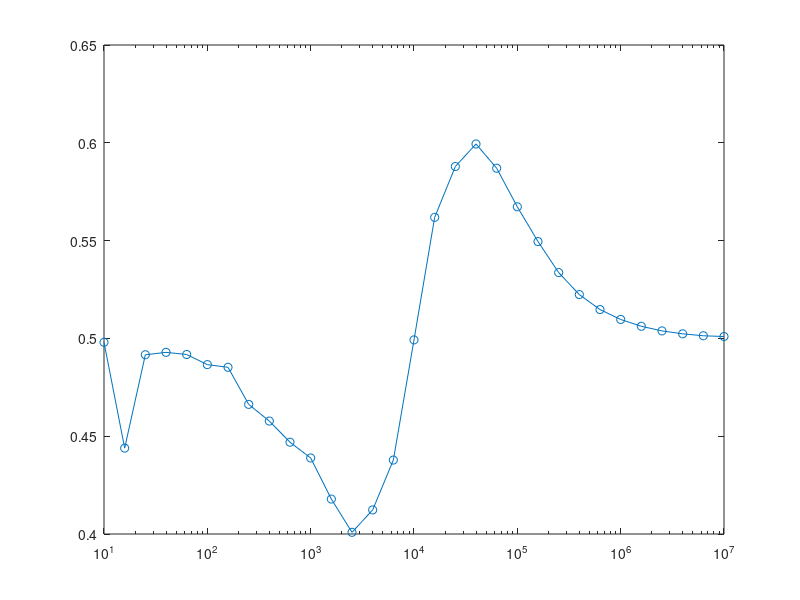

This figure's MATLAB source:
%%
clear all
close all
t=0;
tstop = 600;
ps = 10.^(1:0.1:5.5);
sumx = zeros(length(ps),1);

for j = 1:length(ps)
    
    t=0;
x = [ps(j); 2; 0];    %pSTAT1 empty promotor complex                                 
S = [-1  -1  0;...
      0  -1  1;...
      0   1 -1]; 
  
  decay = log(2)/(12*60);
  kon = 2e-5;
  koff = 0.1;
     % figure()
while t<tstop     
    w = [decay*x(1); kon*x(1)*x(2); koff*x(3)];   %% Specify Propensity functions (need decay rate of pSTAT1 and on and off rates)
    w0 = sum(w);   % compute the sum of the prop. functions 
    dt = 1/w0*log(1/rand);
	t = t+dt;                       % update time of next reaction
    if t<=tstop
		r2w0=rand*w0;               % generate second random number and multiply by prop. sum         
		i=1;                                          % initialize reaction counter
		while sum(w(1:i))<r2w0             % increment counter until sum(w(1:i)) exceeds r2w0
			i=i+1;
		end
		x = x+S(:,i);    % update the configuration
        sumx(j) = sumx(j)+x(3)*dt;
    end
%     subplot(2,1,1)
%     plot(t,x(1),'.')
%     hold on
%     subplot(2,1,2)
%     plot(t,x(3),'d')
%     drawnow
%     hold on   
end
%hold off;
end;
sumx
semilogx(ps,sumx./(tstop*2),'-o'); figure(gcf)

EC50 = ps(find(sumx./(tstop*2)<=0.5, 1, 'last'))
%%
clear all
close all
t=0;
dt=0;
tstop = 60*60*10;
ps = 10.^(1:0.2:7);

%ps = 1000
sumx = zeros(length(ps),1);

for j = 1:length(ps)
    t=0;
    pNum = 2;
x = [ps(j); pNum; 0];    %pSTAT1 empty promotor complex                                 
S = [ -1  1;...
      -1  1;...
       1 -1]; 
  
  %decay = log(2)/(12*60);
  kon = 1e-5;
  koff = 0.1;
%       figure()
while t<tstop   
    w = [kon*x(1)*x(2); koff*x(3)];   %% Specify Propensity functions (need decay rate of pSTAT1 and on and off rates)
    w0 = sum(w);   % compute the sum of the prop. functions 
    dt = 1/w0*log(1/rand);
	t = t+dt;                       % update time of next reaction
    if t<=tstop
		r2w0=rand*w0;               % generate second random number and multiply by prop. sum         
		i=1;                                          % initialize reaction counter
		while sum(w(1:i))<r2w0             % increment counter until sum(w(1:i)) exceeds r2w0
			i=i+1;
        end

		x = x+S(:,i);    % update the configuration
        sumx(j) = sumx(j)+x(3)*dt;

    end
%     subplot(2,1,1)
%     plot(t,x(1),'.')
%     hold on
%     subplot(2,1,2)
%     plot(t,x(3),'d')
%     drawnow
%     hold on;
end
% hold off;
end;
sumx
semilogx(ps,sumx./(tstop*pNum),'-o'); figure(gcf)

%EC50 = ps(find(sumx./(tstop*pNum)<=0.5, 1, 'last'))
   


%%


